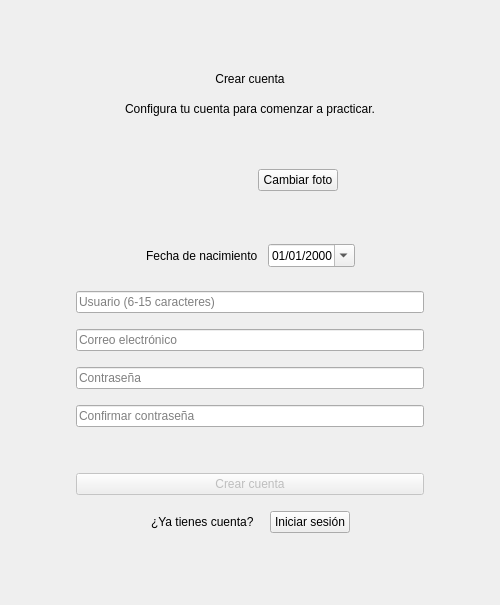
      <widget class="QWidget" name="registerPage">
       <property name="objectName">
        <string notr="true">RegistrationPage</string>
       </property>
       <layout class="QGridLayout" name="registerPageLayout">
        <property name="leftMargin">
         <number>0</number>
        </property>
        <property name="topMargin">
         <number>0</number>
        </property>
        <property name="rightMargin">
         <number>0</number>
        </property>
        <property name="bottomMargin">
         <number>0</number>
        </property>
        <item row="0" column="1">
         <spacer name="registerTopSpacer">
          <property name="orientation">
           <enum>Qt::Vertical</enum>
          </property>
          <property name="sizeHint" stdset="0">
           <size>
            <width>20</width>
            <height>40</height>
           </size>
          </property>
         </spacer>
        </item>
        <item row="1" column="0">
         <spacer name="registerLeftSpacer">
          <property name="orientation">
           <enum>Qt::Horizontal</enum>
          </property>
          <property name="sizeHint" stdset="0">
           <size>
            <width>40</width>
            <height>20</height>
           </size>
          </property>
         </spacer>
        </item>
        <item row="1" column="1">
         <widget class="QFrame" name="registerCard">
          <property name="objectName">
           <string notr="true">RegisterCard</string>
          </property>
          <property name="sizePolicy">
           <sizepolicy hsizetype="Fixed" vsizetype="Fixed">
            <horstretch>0</horstretch>
            <verstretch>0</verstretch>
           </sizepolicy>
          </property>
          <property name="minimumSize">
           <size>
            <width>420</width>
            <height>0</height>
           </size>
          </property>
          <property name="maximumSize">
           <size>
            <width>480</width>
            <height>16777215</height>
           </size>
          </property>
          <property name="frameShape">
           <enum>QFrame::NoFrame</enum>
          </property>
          <layout class="QVBoxLayout" name="registerCardLayout">
           <property name="spacing">
            <number>16</number>
           </property>
           <property name="leftMargin">
            <number>36</number>
           </property>
           <property name="topMargin">
            <number>32</number>
           </property>
           <property name="rightMargin">
            <number>36</number>
           </property>
           <property name="bottomMargin">
            <number>32</number>
           </property>
           <item>
            <widget class="QLabel" name="registerTitle">
             <property name="objectName">
              <string notr="true">RegisterTitle</string>
             </property>
             <property name="text">
              <string>Crear cuenta</string>
             </property>
             <property name="alignment">
              <set>Qt::AlignCenter</set>
             </property>
            </widget>
           </item>
           <item>
            <widget class="QLabel" name="registerSubtitle">
             <property name="objectName">
              <string notr="true">RegisterSubtitle</string>
             </property>
             <property name="text">
              <string>Configura tu cuenta para comenzar a practicar.</string>
             </property>
             <property name="wordWrap">
              <bool>true</bool>
             </property>
             <property name="alignment">
              <set>Qt::AlignCenter</set>
             </property>
            </widget>
           </item>
           <item>
            <spacer name="registerHeaderSpacer">
             <property name="orientation">
              <enum>Qt::Vertical</enum>
             </property>
             <property name="sizeType">
              <enum>QSizePolicy::Fixed</enum>
             </property>
             <property name="sizeHint" stdset="0">
              <size>
               <width>20</width>
               <height>8</height>
              </size>
             </property>
            </spacer>
           </item>
           <item>
            <layout class="QHBoxLayout" name="avatarSection">
             <property name="spacing">
              <number>16</number>
             </property>
             <item>
              <spacer name="avatarLeftSpacer">
               <property name="orientation">
                <enum>Qt::Horizontal</enum>
               </property>
               <property name="sizeHint" stdset="0">
                <size>
                 <width>40</width>
                 <height>20</height>
                </size>
               </property>
              </spacer>
             </item>
             <item>
              <widget class="QLabel" name="registerAvatarPreview">
               <property name="objectName">
                <string notr="true">AvatarPreview</string>
               </property>
               <property name="minimumSize">
                <size>
                 <width>80</width>
                 <height>80</height>
                </size>
               </property>
               <property name="maximumSize">
                <size>
                 <width>80</width>
                 <height>80</height>
                </size>
               </property>
               <property name="text">
                <string/>
               </property>
               <property name="scaledContents">
                <bool>true</bool>
               </property>
               <property name="alignment">
                <set>Qt::AlignCenter</set>
               </property>
              </widget>
             </item>
             <item>
              <widget class="QPushButton" name="avatarButton">
               <property name="objectName">
                <string notr="true">AvatarButton</string>
               </property>
               <property name="sizePolicy">
                <sizepolicy hsizetype="Fixed" vsizetype="Fixed">
                 <horstretch>0</horstretch>
                 <verstretch>0</verstretch>
                </sizepolicy>
               </property>
               <property name="text">
                <string>Cambiar foto</string>
               </property>
              </widget>
             </item>
             <item>
              <spacer name="avatarRightSpacer">
               <property name="orientation">
                <enum>Qt::Horizontal</enum>
               </property>
               <property name="sizeHint" stdset="0">
                <size>
                 <width>40</width>
                 <height>20</height>
                </size>
               </property>
              </spacer>
             </item>
            </layout>
           </item>
           <item>
            <spacer name="avatarFormSpacer">
             <property name="orientation">
              <enum>Qt::Vertical</enum>
             </property>
             <property name="sizeType">
              <enum>QSizePolicy::Fixed</enum>
             </property>
             <property name="sizeHint" stdset="0">
              <size>
               <width>20</width>
               <height>8</height>
              </size>
             </property>
            </spacer>
           </item>
           <item>
            <layout class="QHBoxLayout" name="birthdateRow">
             <property name="spacing">
              <number>10</number>
             </property>
             <item>
              <spacer name="birthdateLeftSpacer">
               <property name="orientation">
                <enum>Qt::Horizontal</enum>
               </property>
               <property name="sizeHint" stdset="0">
                <size>
                 <width>40</width>
                 <height>20</height>
                </size>
               </property>
              </spacer>
             </item>
             <item>
              <widget class="QLabel" name="registerBirthdateLabel">
               <property name="text">
                <string>Fecha de nacimiento</string>
               </property>
              </widget>
             </item>
             <item>
              <widget class="QDateEdit" name="registerBirthdateEdit">
               <property name="sizePolicy">
                <sizepolicy hsizetype="Fixed" vsizetype="Fixed">
                 <horstretch>0</horstretch>
                 <verstretch>0</verstretch>
                </sizepolicy>
               </property>
               <property name="calendarPopup">
                <bool>true</bool>
               </property>
               <property name="displayFormat">
                <string>dd/MM/yyyy</string>
               </property>
              </widget>
             </item>
             <item>
              <spacer name="birthdateRightSpacer">
               <property name="orientation">
                <enum>Qt::Horizontal</enum>
               </property>
               <property name="sizeHint" stdset="0">
                <size>
                 <width>40</width>
                 <height>20</height>
                </size>
               </property>
              </spacer>
             </item>
            </layout>
           </item>
           <item>
            <spacer name="birthdateFormSpacer">
             <property name="orientation">
              <enum>Qt::Vertical</enum>
             </property>
             <property name="sizeType">
              <enum>QSizePolicy::Fixed</enum>
             </property>
             <property name="sizeHint" stdset="0">
              <size>
               <width>20</width>
               <height>8</height>
              </size>
             </property>
            </spacer>
           </item>
           <item>
            <widget class="QLineEdit" name="registerNicknameEdit">
             <property name="placeholderText">
              <string>Usuario (6-15 caracteres)</string>
             </property>
             <property name="clearButtonEnabled">
              <bool>true</bool>
             </property>
            </widget>
           </item>
           <item>
            <widget class="QLineEdit" name="registerEmailEdit">
             <property name="placeholderText">
              <string>Correo electrónico</string>
             </property>
             <property name="clearButtonEnabled">
              <bool>true</bool>
             </property>
            </widget>
           </item>
           <item>
            <widget class="QLineEdit" name="registerPasswordEdit">
             <property name="echoMode">
              <enum>QLineEdit::Password</enum>
             </property>
             <property name="placeholderText">
              <string>Contraseña</string>
             </property>
             <property name="clearButtonEnabled">
              <bool>false</bool>
             </property>
            </widget>
           </item>
           <item>
            <widget class="QLineEdit" name="registerConfirmPasswordEdit">
             <property name="echoMode">
              <enum>QLineEdit::Password</enum>
             </property>
             <property name="placeholderText">
              <string>Confirmar contraseña</string>
             </property>
             <property name="clearButtonEnabled">
              <bool>false</bool>
             </property>
            </widget>
           </item>
           <item>
            <widget class="QLabel" name="registerFeedbackLabel">
             <property name="objectName">
              <string notr="true">RegisterFeedback</string>
             </property>
             <property name="text">
              <string/>
             </property>
             <property name="wordWrap">
              <bool>true</bool>
             </property>
            </widget>
           </item>
           <item>
            <widget class="QPushButton" name="registerSubmitButton">
             <property name="objectName">
              <string notr="true">RegisterSubmitButton</string>
             </property>
             <property name="enabled">
              <bool>false</bool>
             </property>
             <property name="text">
              <string>Crear cuenta</string>
             </property>
            </widget>
           </item>
           <item>
            <layout class="QHBoxLayout" name="backToLoginRow">
             <item>
              <spacer name="backLeftSpacer">
               <property name="orientation">
                <enum>Qt::Horizontal</enum>
               </property>
               <property name="sizeHint" stdset="0">
                <size>
                 <width>40</width>
                 <height>20</height>
                </size>
               </property>
              </spacer>
             </item>
             <item>
              <widget class="QLabel" name="backToLoginHint">
               <property name="text">
                <string>¿Ya tienes cuenta?</string>
               </property>
              </widget>
             </item>
             <item>
              <widget class="QPushButton" name="backToLoginButton">
               <property name="objectName">
                <string notr="true">BackToLoginButton</string>
               </property>
               <property name="cursor">
                <cursorShape>PointingHandCursor</cursorShape>
               </property>
               <property name="text">
                <string>Iniciar sesión</string>
               </property>
              </widget>
             </item>
             <item>
              <spacer name="backRightSpacer">
               <property name="orientation">
                <enum>Qt::Horizontal</enum>
               </property>
               <property name="sizeHint" stdset="0">
                <size>
                 <width>40</width>
                 <height>20</height>
                </size>
               </property>
              </spacer>
             </item>
            </layout>
           </item>
          </layout>
         </widget>
        </item>
        <item row="1" column="2">
         <spacer name="registerRightSpacer">
          <property name="orientation">
           <enum>Qt::Horizontal</enum>
          </property>
          <property name="sizeHint" stdset="0">
           <size>
            <width>40</width>
            <height>20</height>
           </size>
          </property>
         </spacer>
        </item>
        <item row="2" column="1">
         <spacer name="registerBottomSpacer">
          <property name="orientation">
           <enum>Qt::Vertical</enum>
          </property>
          <property name="sizeHint" stdset="0">
           <size>
            <width>20</width>
            <height>40</height>
           </size>
          </property>
         </spacer>
        </item>
       </layout>
      </widget>
